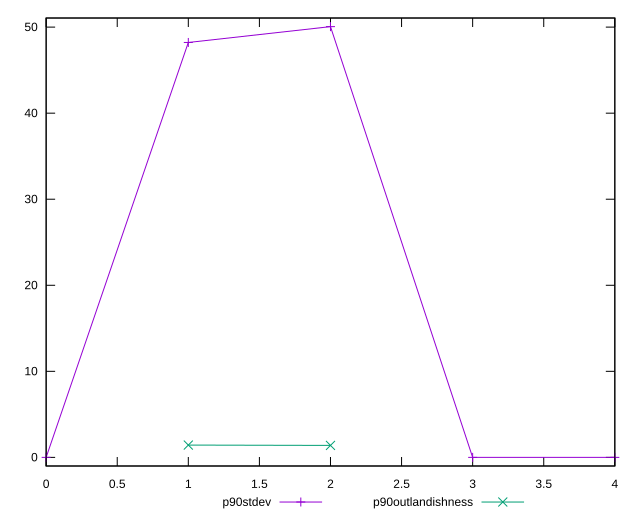

Write gnuplot code to recreate this figure.
reset

$p90Stdev <<EOF
0 0
1 48.21684552044082
2 50.05655470646208
3 0
4 0
EOF

$p90Outlandishness <<EOF
1 1.4312859504132236
2 1.3929244938271605
EOF

set key outside below
set xrange [0:4]
set yrange [-1.0011310941292417:51.05768580059132]
set trange [-1.0011310941292417:51.05768580059132]
set terminal svg size 640, 520 enhanced background rgb 'white'
set output "report_00018_2021-02-10T15-25-16.877Z/unminified-javascript/progression/stddev.svg"

plot $p90Stdev title "p90stdev" with linespoints, \
     $p90Outlandishness title "p90outlandishness" with linespoints

reset
